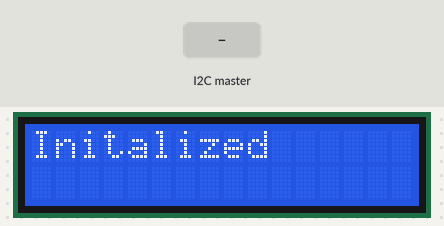
This sketch was run on a simulated Arduino Uno, built with avr-gcc and run on an emulated ATmega328P. On the bench: 16×2 character LCD. Inputs (shaded band) come from the test bench.

Above: at 1.2 s.
1.3 s: the I2C master sends "d"
At 2.1 s:
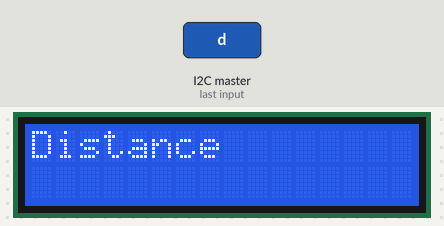
2.8 s: the I2C master sends "s"
At 3.3 s:
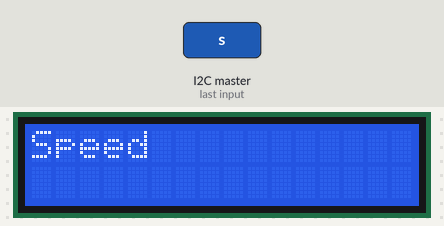
4.3 s: the I2C master sends "t"
At 5.5 s:
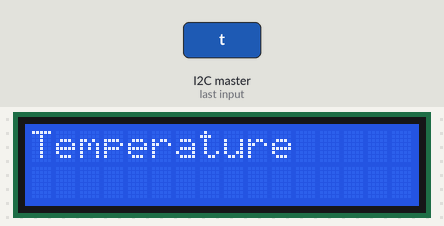
5.8 s: the I2C master sends "w"
At 6.7 s:
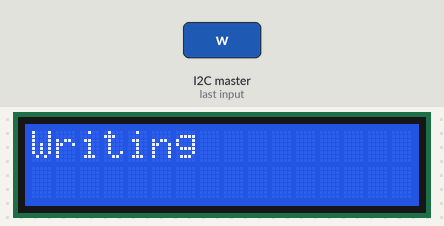
7.3 s: the I2C master sends "r"
At 7.9 s:
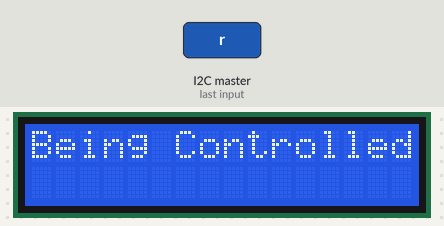
8.8 s: the I2C master sends the byte 0
At 10.2 s:
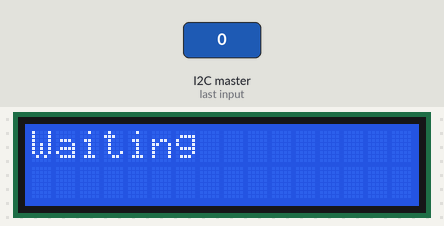
Timing chart, 0 to 11.3 s (numbered marks = the images above; inputs shaded):
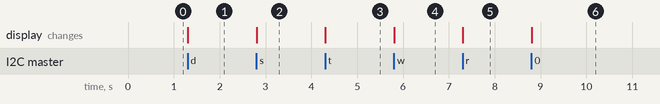

Measured:
- after the input at 1.3 s, the display: changes at once (image 1)
- after the input at 2.8 s, the display: changes at once (image 2)
- after the input at 4.3 s, the display: changes at once (image 3)
- after the input at 5.8 s, the display: changes at once (image 4)
- after the input at 7.3 s, the display: changes at once (image 5)
- after the input at 8.8 s, the display: changes at once (image 6)

The sketch:

Slave_Writer_Arduino2.ino
```cpp
#include <Wire.h>
#include <LiquidCrystal.h>

LiquidCrystal lcd(7, 2, 3, 4, 5, 6); //sets up the liquid crystal desplay using 4 pin implementation (better than 8 pin)

void setup(){

  Wire.begin(1); //start up code to set up the wire functionality (communictation through 2 arduinos using Master-Slave relation rather than serial) and given the label 1 (can hook up more arduinos if we need to in the future with this implementation)
  Wire.onReceive(receiveEvent); //creates a handle for reciving messages and doing things once it recieves a transmission

  lcd.begin(16, 2); // sets the lcd to use 2 row, 16 char spaces
  lcd.print("Initalized"); //prints to the lcd that it's started, used to make sure the set up works properly

}

void loop(){
}

void receiveEvent(int howMany){ //runs every time the slave arduino is given something by wire.transmit from the master
  lcd.clear(); //need to clear the lcd every time

  int NUMBER_BYTES = Wire.available(); //take info from other arduino
  char INCOMING_STRING[NUMBER_BYTES]; //create char array to store info before printing
  char SENSOR_READING; //figure out what it's supposed to

  lcd.setCursor(0, 0); //set writing to first row

  int i;
  for(i = 0; i < NUMBER_BYTES; i++){  //processes the incoming message into an array of characters so we can parse it
     INCOMING_STRING[i] = Wire.read();
  }

  SENSOR_READING = INCOMING_STRING[0]; //takes the first char as the mode the robot is operating in

  char PRINT_STRING[i]; //will become the string we print to the second line of th elcd

  for(int j = 0; j < (i-1); j++){
    PRINT_STRING[j] = INCOMING_STRING[j+1]; //transfering the incoming bytes into a clean string to print
  }
  PRINT_STRING[i-1] = '\0'; //adding null character for char[] => string conversion

  if(SENSOR_READING == 'd'){ //figuring out which mode it is in using a sort of state machine (char controlled rather than number_
    lcd.print("Distance");
  } else if (SENSOR_READING == 's'){ //wont use too often as speed doesnt change super often
    lcd.print("Speed");
  } else if (SENSOR_READING == 't'){ //just included for robustness
    lcd.print("Temperature");
  } else if (SENSOR_READING == 'w'){ //used when the robot is drawing something, will be this state until it finishes writing at least, then should go back to waiting
    lcd.print("Writing");
  } else if (SENSOR_READING == 'r'){ //used when the remote is controlling the motion of the robot
    lcd.print("Being Controlled");
  } else {
    lcd.print("Waiting"); //if nothing else will just send a single bit to signify waiting, if it prints something else and waiting we know there's somthing wrong with what we're being sent
  }

  lcd.setCursor(0, 1); //change to the second row

  if(NUMBER_BYTES > 16){ //lcd has 16 spaces per row, so if we have more characters to print it'll need to scroll to read the whole message
    lcd.print(PRINT_STRING); //have to start by trying to print everything
    for(int positionCounter = 0; positionCounter < NUMBER_BYTES; positionCounter++){ //will then impliment a scrolling of the second row so everything can be read
      lcd.scrollDisplayLeft();
    }
  } else{
    lcd.print(PRINT_STRING); //print to second row as the number of characters fits in the second row
  }

}
```
